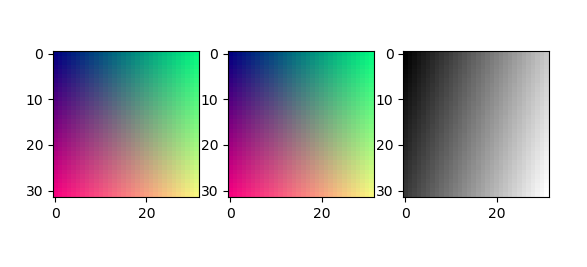

Python code for this plot:
""" Python display script to test NPY/NPZ file output

This script assumes that you have the numpy and matplotlib modules installed
"""

import numpy as np
import matplotlib.pyplot as plt

def _main():
    plt.figure(1)

    # npy
    plt.subplot(131)
    plt.imshow(np.load("color.npy"))

    test = np.load("test.npz")

    # npz
    plt.subplot(132)
    plt.imshow(test["color.npy"])

    plt.subplot(133)
    plt.imshow(test["gray.npy"], cmap="gray")

    plt.show()


if __name__ == "__main__":
    _main()
